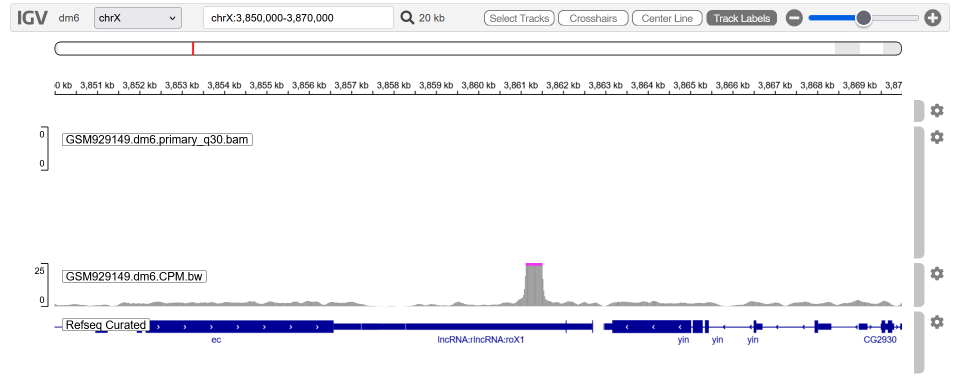
#> input picture reports/task_01/figures/raw/fig1_roX1_CES_raw.png, 1916 x 766 px, found by its file name (shown at 1/2 size)
$ python 05_annotate_igv_figures.py
#> lines starting #> are read from the running program, lines starting #| are printed output that depends on the picture
#!/usr/bin/env python3
"""Crop raw IGV-Web captures to a uniform viewport (1890x953) and prepend a 56 px metadata banner."""
from pathlib import Path
from PIL import Image, ImageDraw, ImageFont

TARGET_W = 1890
TARGET_H = 953

FIGURES = [
    (
        Path("reports/task_01/figures/raw/fig1_roX1_CES_raw.png"),
        Path("reports/task_01/figures/fig1_roX1_CES.png"),
        "dm6 (UCSC) | chrX:3,850,000-3,870,000 | bigWig 0-25 CPM",
    ),
    (
        Path("reports/task_01/figures/raw/fig2_Act5C_X_gene_raw.png"),
        Path("reports/task_01/figures/fig2_Act5C_X_gene.png"),
        "dm6 (UCSC) | chrX:5,893,000-5,913,000 | bigWig 0-25 CPM",
    ),
    (
        Path("reports/task_01/figures/raw/fig3_RpL32_autosomal_control_raw.png"),
        Path("reports/task_01/figures/fig3_RpL32_autosomal_control.png"),
        "dm6 (UCSC) | chr3R:30,035,000-30,055,000 | bigWig 0-25 CPM",
    ),
]

def load_font(size: int = 24):
#> called with size = 24
    for fp in (
        "/usr/share/fonts/truetype/dejavu/DejaVuSans-Bold.ttf",
        "/usr/share/fonts/truetype/liberation/LiberationSans-Bold.ttf",
    ):
        try:
            return ImageFont.truetype(fp, size)
        except OSError:
            pass
    return ImageFont.load_default()

def main():
    font = load_font(24)
    banner_h = 56
    for raw_path, out_path, label in FIGURES:
        im = Image.open(raw_path).convert("RGB")
        left = max(0, (im.width - TARGET_W) // 2)
#> left = 13
        top = max(0, im.height - TARGET_H)
#> top = 0
        im = im.crop((left, top, left + min(TARGET_W, im.width), top + min(TARGET_H, im.height)))
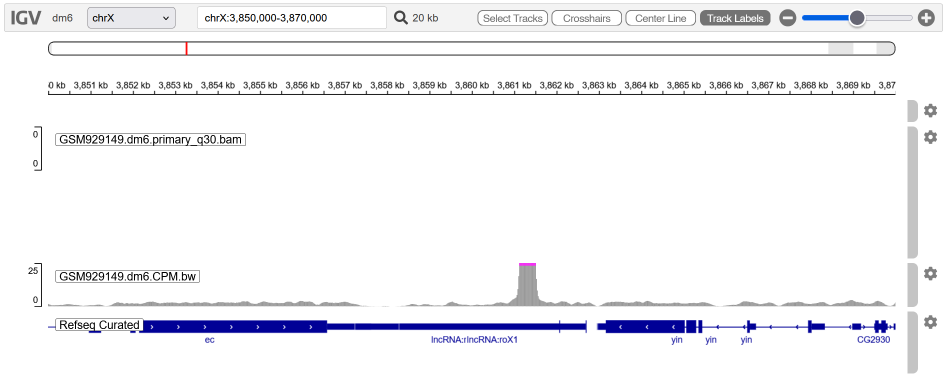
#> im: PIL image 1890x766 RGB (shown at 1/2 size); mean R, G, B 243.2, 243.2, 245.9
        w, h = im.size
#> w = 1890; h = 766
        out = Image.new("RGB", (w, h + banner_h), "white")
#> out: PIL image 1890x822 RGB; every value is 255
        out.paste(im, (0, banner_h))
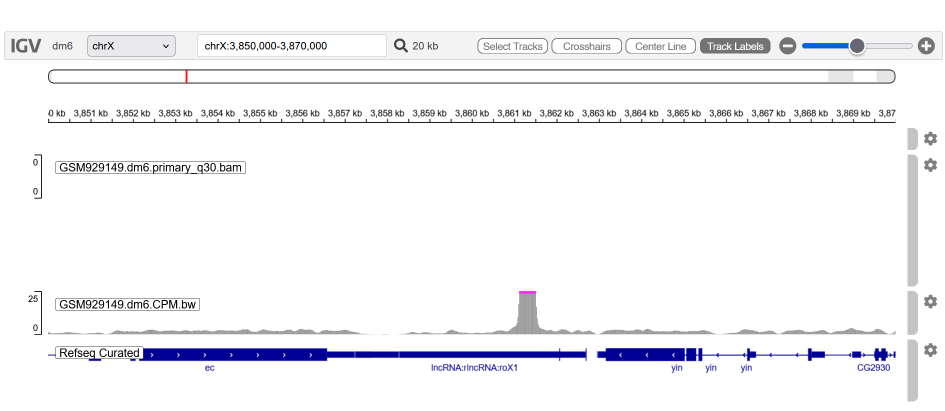
#> out: PIL image 1890x822 RGB (shown at 1/2 size); mean R, G, B 244, 244, 246.5
        draw = ImageDraw.Draw(out)
        bbox = draw.textbbox((0, 0), label, font=font)
#> bbox = (0, 5, 795, 29)
        tw, th = bbox[2] - bbox[0], bbox[3] - bbox[1]
#> tw = 795; th = 24
        draw.text(((w - tw) // 2, (banner_h - th) // 2), label, fill="black", font=font)
        out_path.parent.mkdir(parents=True, exist_ok=True)
        out.save(out_path)
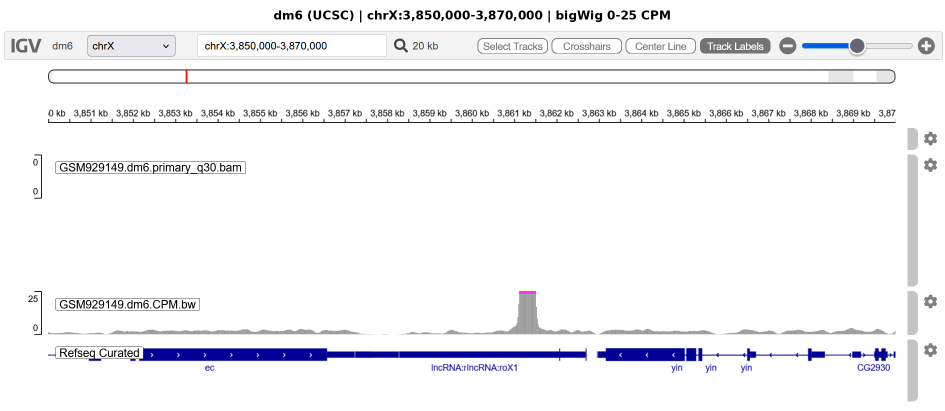
#> saved as fig1_roX1_CES.png: PIL image 1890x822 RGB (shown at 1/2 size); mean R, G, B 243, 243, 245.5
#> pass 2 of the loop in main, `for raw_path, out_path, label in FIGURES:`:
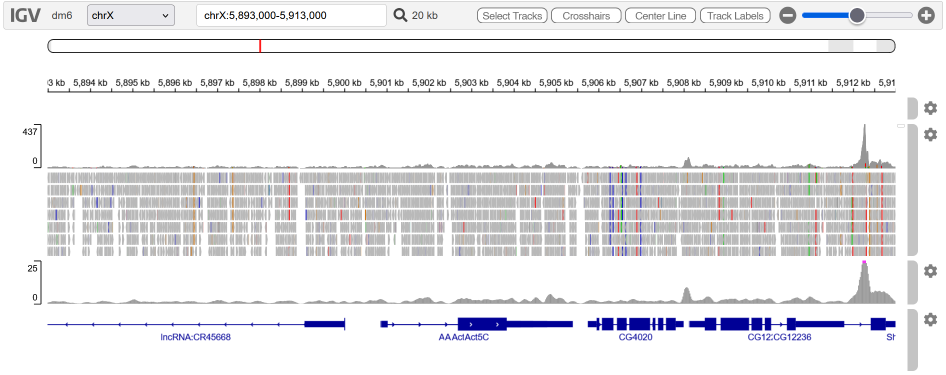
#> input picture reports/task_01/figures/raw/fig2_Act5C_X_gene_raw.png, 1891 x 749 px, found by its file name (shown at 1/2 size)
#> in main, `out.paste(im, (0, banner_h))`:
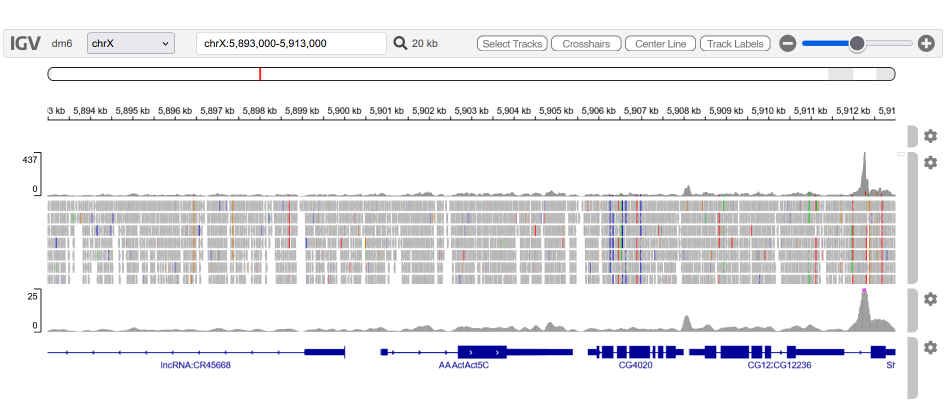
#> out: PIL image 1890x805 RGB (shown at 1/2 size); mean R, G, B 235.9, 235.7, 237.6
#> in main, `out.save(out_path)`:
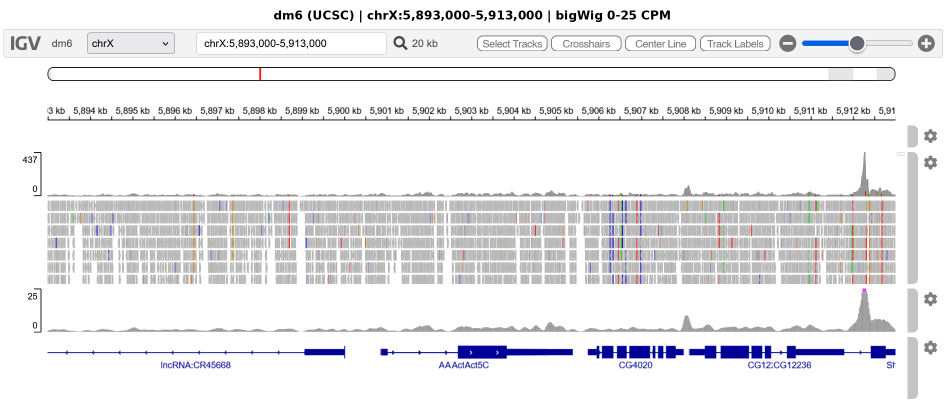
#> saved as fig2_Act5C_X_gene.png: PIL image 1890x805 RGB (shown at 1/2 size); mean R, G, B 234.9, 234.7, 236.6
#> pass 3 of the loop in main, `for raw_path, out_path, label in FIGURES:`:
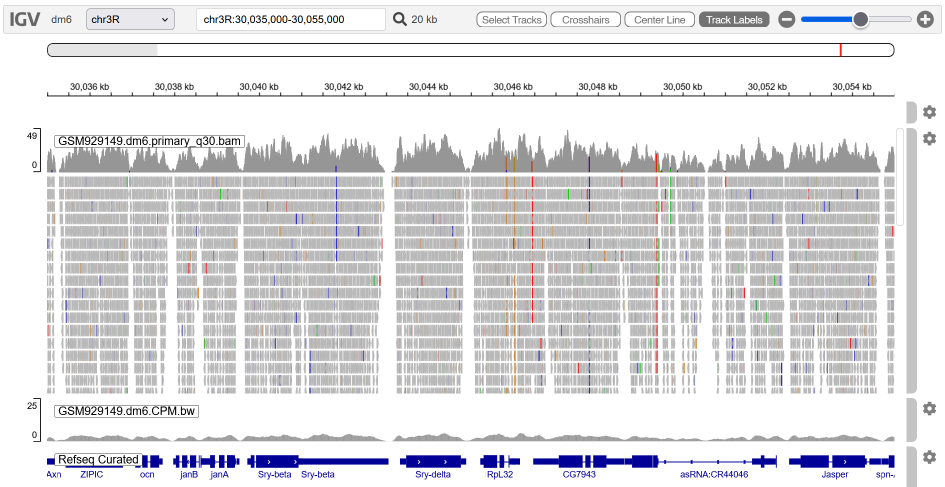
#> input picture reports/task_01/figures/raw/fig3_RpL32_autosomal_control_raw.png, 1890 x 974 px, found by its file name (shown at 1/2 size)
#> in main, `out.paste(im, (0, banner_h))`:
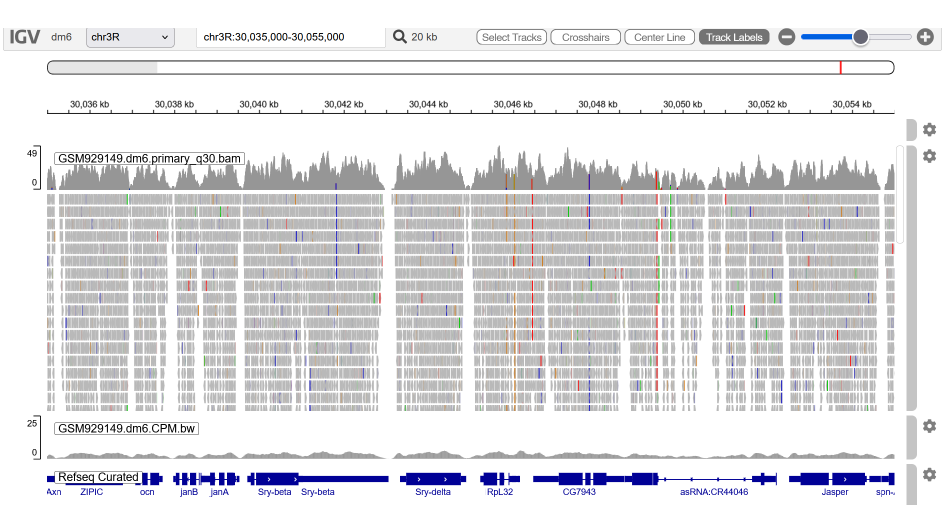
#> out: PIL image 1890x1009 RGB (shown at 1/2 size); mean R, G, B 224.6, 224.3, 226.4
#> bbox = (0, 5, 845, 29)
#> tw = 845
#> in main, `out.save(out_path)`:
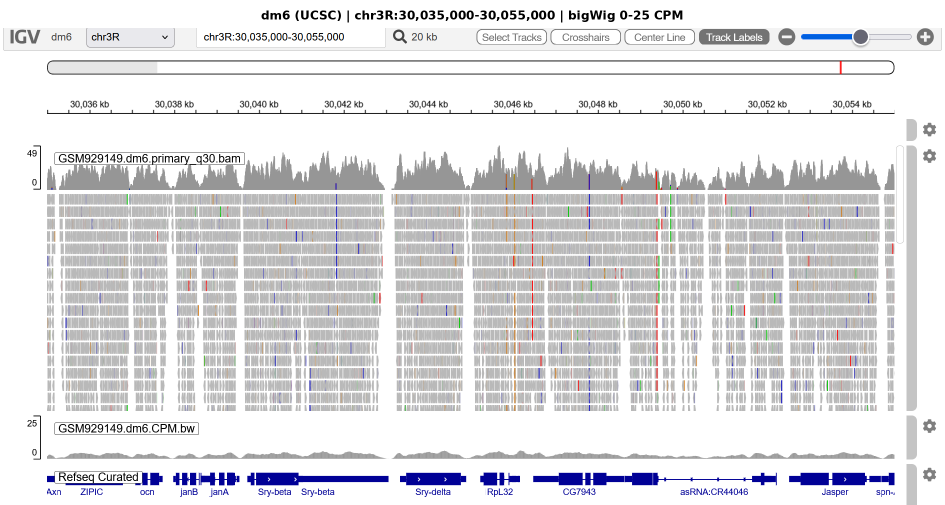
#> saved as fig3_RpL32_autosomal_control.png: PIL image 1890x1009 RGB (shown at 1/2 size); mean R, G, B 223.7, 223.4, 225.6
    print("Annotated 3 IGV figures via Pillow.")

if __name__ == "__main__":
    main()
